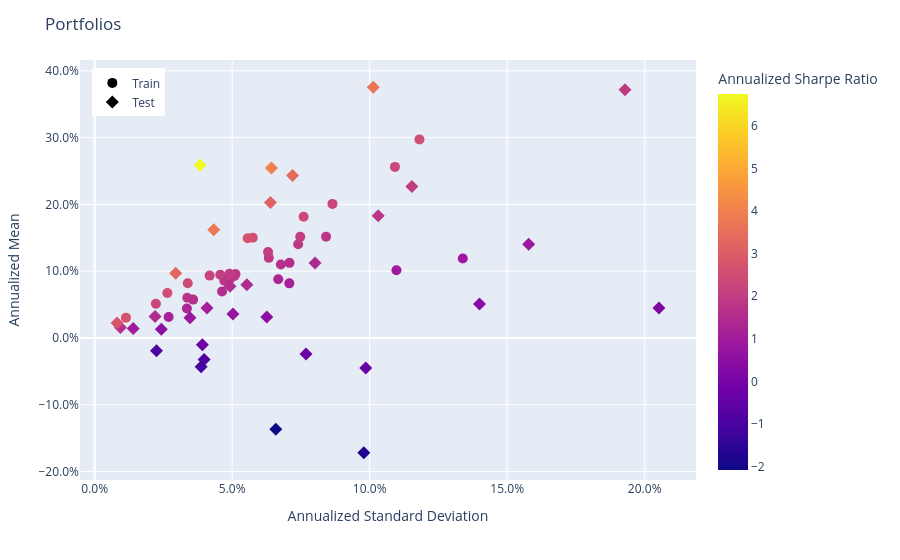

Here is the notebook cell this chart was saved with:
### Code cell
population.plot_measures(
    x=RiskMeasure.ANNUALIZED_STANDARD_DEVIATION,
    y=PerfMeasure.ANNUALIZED_MEAN,
    color_scale=RatioMeasure.ANNUALIZED_SHARPE_RATIO,
    hover_measures=[RiskMeasure.MAX_DRAWDOWN, RatioMeasure.ANNUALIZED_SORTINO_RATIO],
)

### Figure 1 — Plotly figure (JSON) as saved in the notebook; plotly's stock layout.template omitted (floating-point values rounded to 4 significant figures; data arrays with more than 128 entries replaced by an {"elided": "..."} marker saying what was removed)
{"data": [{"customdata": {"elided": "33x4 mixed values"}, "hovertemplate": "<b>%{hovertext}</b><br><br>tag=%{customdata[0]}<br>Annualized Standard Deviation=%{x:.3f}<br>Annualized Mean=%{y:.3f}<br>MAX Drawdown=%{customdata[1]:.3f}<br>Annualized Sortino Ratio=%{customdata[2]:.3f}<br>Annualized Sharpe Ratio=%{marker.color:.3f}<extra></extra>", "hovertext": ["Fold 0", "Fold 1", "Fold 2", "Fold 3", "Fold 4", "Fold 5", "Fold 6", "Fold 7", "Fold 8", "Fold 9", "Fold 10", "Fold 11", "Fold 12", "Fold 13", "Fold 14", "Fold 15", "Fold 16", "Fold 17", "Fold 18", "Fold 19", "Fold 20", "Fold 21", "Fold 22", "Fold 23", "Fold 24", "Fold 25", "Fold 26", "Fold 27", "Fold 28", "Fold 29", "Fold 30", "Fold 31", "Fold 32"], "legendgroup": "Train", "marker": {"color": [1.895, 1.319, 1.32, 1.165, 0.9233, 1.156, 1.803, 1.816, 1.895, 2.544, 2.611, 1.792, 1.606, 2.043, 1.503, 2.678, 2.233, 2.322, 1.626, 1.871, 1.792, 1.826, 1.959, 2.072, 1.587, 2.026, 2.42, 2.682, 0.8887, 2.388, 2.346, 2.518, 2.3], "coloraxis": "coloraxis", "size": 10, "symbol": "circle"}, "mode": "markers", "name": "Train", "orientation": "v", "showlegend": true, "type": "scatter", "x": [0.06331, 0.06675, 0.03353, 0.02689, 0.1097, 0.07077, 0.08415, 0.04714, 0.074, 0.02643, 0.05749, 0.03368, 0.03579, 0.06304, 0.0463, 0.01137, 0.0418, 0.08646, 0.06771, 0.05121, 0.0492, 0.0508, 0.04902, 0.04567, 0.07084, 0.07473, 0.03383, 0.05563, 0.1339, 0.07598, 0.1092, 0.1181, 0.02226], "xaxis": "x", "y": [0.1199, 0.08802, 0.04425, 0.03134, 0.1013, 0.0818, 0.1517, 0.08561, 0.1402, 0.06724, 0.1501, 0.06033, 0.05746, 0.1288, 0.0696, 0.03045, 0.09335, 0.2008, 0.1101, 0.09584, 0.08819, 0.09278, 0.09605, 0.09463, 0.1124, 0.1514, 0.08186, 0.1492, 0.1189, 0.1814, 0.2562, 0.2973, 0.05119], "yaxis": "y"}, {"customdata": {"elided": "33x4 mixed values"}, "hovertemplate": "<b>%{hovertext}</b><br><br>tag=%{customdata[0]}<br>Annualized Standard Deviation=%{x:.3f}<br>Annualized Mean=%{y:.3f}<br>MAX Drawdown=%{customdata[1]:.3f}<br>Annualized Sortino Ratio=%{customdata[2]:.3f}<br>Annualized Sharpe Ratio=%{marker.color:.3f}<extra></extra>", "hovertext": ["Fold 0", "Fold 1", "Fold 2", "Fold 3", "Fold 4", "Fold 5", "Fold 6", "Fold 7", "Fold 8", "Fold 9", "Fold 10", "Fold 11", "Fold 12", "Fold 13", "Fold 14", "Fold 15", "Fold 16", "Fold 17", "Fold 18", "Fold 19", "Fold 20", "Fold 21", "Fold 22", "Fold 23", "Fold 24", "Fold 25", "Fold 26", "Fold 27", "Fold 28", "Fold 29", "Fold 30", "Fold 31", "Fold 32"], "legendgroup": "Test", "marker": {"color": [-1.756, 3.96, 0.5417, 3.293, 3.706, 3.171, 1.776, 3.382, -0.4577, -0.8518, -0.8111, 1.467, 1.672, 6.744, 0.8736, 2.766, -0.3113, -2.074, 1.572, -0.2598, 1.441, 0.7127, -1.112, 3.738, 0.5047, 1.966, 1.1, 0.8883, 0.3625, 1.399, 1.928, 0.2189, 1.016], "coloraxis": "coloraxis", "size": 10, "symbol": "diamond"}, "mode": "markers", "name": "Test", "orientation": "v", "showlegend": true, "type": "scatter", "x": [0.09787, 0.06427, 0.02423, 0.02945, 0.1013, 0.06392, 0.1031, 0.07196, 0.09857, 0.02248, 0.03979, 0.02196, 0.009362, 0.03834, 0.03466, 0.00813, 0.07683, 0.06586, 0.04921, 0.03916, 0.05535, 0.05027, 0.0387, 0.0433, 0.06258, 0.1153, 0.04083, 0.1578, 0.1399, 0.08013, 0.1928, 0.2052, 0.01401], "xaxis": "x", "y": [-0.1718, 0.2545, 0.01312, 0.09697, 0.3754, 0.2027, 0.1831, 0.2434, -0.04511, -0.01915, -0.03227, 0.03221, 0.01565, 0.2586, 0.03028, 0.02248, -0.02392, -0.1366, 0.07737, -0.01018, 0.07976, 0.03583, -0.04304, 0.1619, 0.03159, 0.2268, 0.04492, 0.1402, 0.05073, 0.1121, 0.3718, 0.04491, 0.01423], "yaxis": "y"}], "layout": {"coloraxis": {"colorbar": {"title": {"text": "Annualized Sharpe Ratio"}}, "colorscale": [[0, "#0d0887"], [0.1111, "#46039f"], [0.2222, "#7201a8"], [0.3333, "#9c179e"], [0.4444, "#bd3786"], [0.5556, "#d8576b"], [0.6667, "#ed7953"], [0.7778, "#fb9f3a"], [0.8889, "#fdca26"], [1, "#f0f921"]]}, "legend": {"title": {}, "tracegroupgap": 0, "x": 0.02, "xanchor": "left", "y": 0.98, "yanchor": "top"}, "margin": {"t": 60}, "title": {"text": "Portfolios"}, "xaxis": {"anchor": "y", "domain": [0, 1], "tickformat": ",.1%", "title": {"text": "Annualized Standard Deviation"}}, "yaxis": {"anchor": "x", "domain": [0, 1], "tickformat": ",.1%", "title": {"text": "Annualized Mean"}}}}
